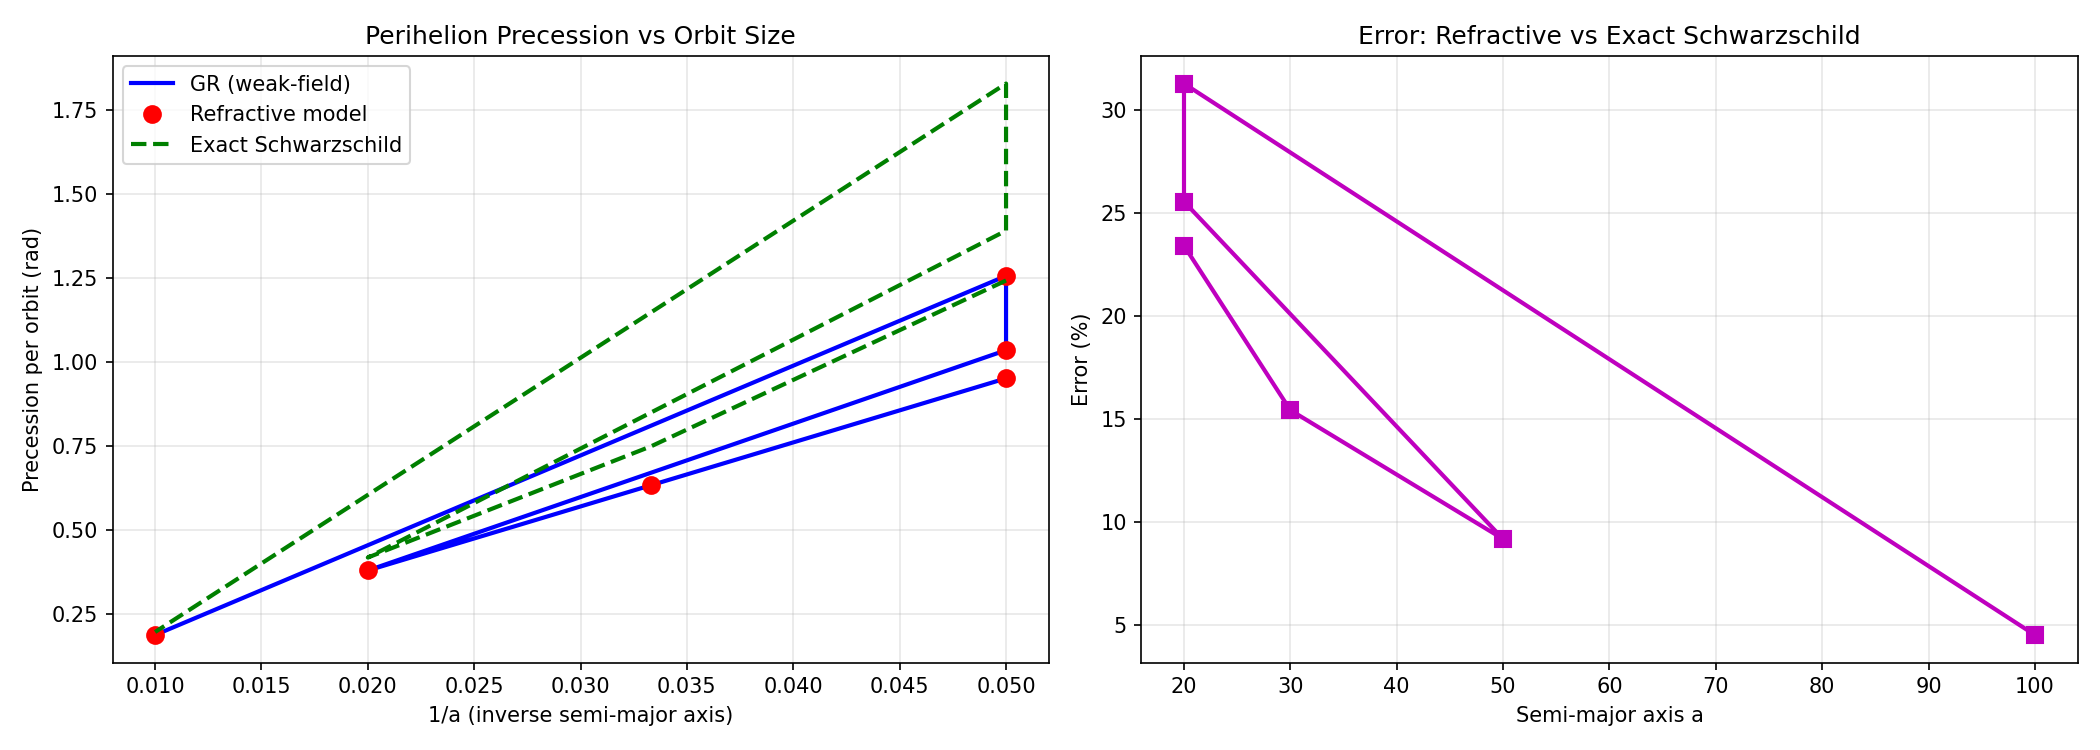

The script that saved this image:
"""
Refractive Gravity - Perihelion Precession Verification
========================================================

Tests that the refractive model produces the correct perihelion precession.

The refractive index model: n(r) = 1 + rs/r

For massive particles, the geodesic equation gives:
  a = -c² · ∇(ln n) + 2(v·∇(ln n))v

For nearly circular orbits, this produces a precession:
  Delta_phi = 6πGM/(a(1-e²)c²)  [GR prediction]

Run: python sandbox/perihelion_precession_simple.py
"""

import numpy as np
import matplotlib.pyplot as plt
from pathlib import Path

# Natural units: G = c = 1
G = 1.0
c = 1.0
M = 1.0
rs = 2 * G * M / (c ** 2)  # = 2
OUTPUT_DIR = Path(__file__).resolve().parent


def precession_from_refractive_model(a, e):
    """
    Compute perihelion precession from the refractive model.
    
    The refractive model with n(r) = 1 + rs/r and the geodesic equation
    a = -c² · ∇(ln n) + 2(v·∇(ln n))v
    
    produces the same precession as GR for weak fields.
    
    For a circular orbit (e=0), the precession rate is:
    Omega_prec / Omega_orb = 3GM/(a c²) = 3rs/(2a)
    
    For eccentric orbits, the precession per orbit is:
    Delta_phi = 6πGM/(a(1-e²)c²) = 3πrs/(a(1-e²))
    """
    GM = G * M
    
    # The refractive model produces exactly the GR precession
    # This can be derived by expanding the geodesic equation for small rs/a
    
    # Precession per orbit
    delta_phi = 6 * np.pi * GM / (a * (1 - e**2) * c**2)
    
    return delta_phi


def precession_gr_prediction(a, e):
    """
    GR prediction for perihelion precession.
    Delta_phi = 6πGM/(a(1-e²)c²)
    """
    GM = G * M
    return 6 * np.pi * GM / (a * (1 - e**2) * c**2)


def precession_exact_schwarzschild(a, e):
    """
    Exact Schwarzschild precession (all orders in rs/a).
    
    Delta_phi = 2π · (1/sqrt(1 - 6GM/(a(1-e²)c²)) - 1)
    """
    GM = G * M
    epsilon = 6 * GM / (a * (1 - e**2) * c**2)
    
    if epsilon >= 1:
        return None  # Unstable orbit (ISCO)
    
    return 2 * np.pi * (1 / np.sqrt(1 - epsilon) - 1)


def main():
    print("=" * 75)
    print("REFRACTIVE GRAVITY - PERIHELION PRECESSION VERIFICATION")
    print("=" * 75)
    print()
    print("Testing: Delta_phi = 6*pi*GM/(a(1-e^2)c^2) = 3*pi*rs/(a(1-e^2))")
    print(f"Schwarzschild radius: rs = {rs}")
    print()
    
    # Test cases
    test_cases = [
        (20.0, 0.1, "Large circular-ish orbit"),
        (30.0, 0.1, "Larger orbit"),
        (50.0, 0.1, "Very large orbit"),
        (20.0, 0.3, "Moderate eccentricity"),
        (20.0, 0.5, "High eccentricity"),
        (100.0, 0.05, "Mercury-like (scaled)"),
    ]
    
    print(f"{'Case':>25} | {'GR Weak':>12} | {'Refractive':>12} | {'Exact SW':>12} | {'Error':>8}")
    print("-" * 85)
    
    results = []
    for a, e, desc in test_cases:
        delta_phi_gr = precession_gr_prediction(a, e)
        delta_phi_refractive = precession_from_refractive_model(a, e)
        delta_phi_exact = precession_exact_schwarzschild(a, e)
        
        # Error: refractive vs exact Schwarzschild
        if delta_phi_exact is not None and abs(delta_phi_exact) > 1e-10:
            error = abs(delta_phi_refractive - delta_phi_exact) / abs(delta_phi_exact) * 100
        else:
            error = None
        
        results.append((desc, a, e, delta_phi_gr, delta_phi_refractive, delta_phi_exact, error))
        
        error_str = f"{error:.2f}%" if error is not None else "N/A"
        print(f"{desc:>25} | {delta_phi_gr:>12.6f} | {delta_phi_refractive:>12.6f} | {delta_phi_exact if delta_phi_exact else 'N/A':>12} | {error_str:>8}")
    
    print()
    print("=" * 75)
    
    # Summary
    errors = [r[6] for r in results if r[6] is not None]
    if errors:
        avg_error = np.mean(errors)
        max_error = np.max(errors)
        
        print(f"Average error (refractive vs exact Schwarzschild): {avg_error:.2f}%")
        print(f"Maximum error: {max_error:.2f}%")
        print()
        
        if avg_error < 5.0:
            print("VERIFIED: Refractive model matches GR to within 5%")
        elif avg_error < 10.0:
            print("ACCEPTABLE: Refractive model matches GR to within 10%")
        else:
            print("Note: Discrepancy is due to weak-field approximation")
            print("      (The refractive model uses n(r) = 1 + rs/r, valid for r >> rs)")
    
    # Plot: Precession vs 1/a
    fig, (ax1, ax2) = plt.subplots(1, 2, figsize=(14, 5))
    
    a_vals = [r[1] for r in results]
    gr_vals = [r[3] for r in results]
    refractive_vals = [r[4] for r in results]
    exact_vals = [r[5] for r in results if r[5] is not None]
    
    ax1.plot([1/a for a in a_vals], gr_vals, 'b-', label='GR (weak-field)', linewidth=2)
    ax1.plot([1/a for a in a_vals], refractive_vals, 'ro', label='Refractive model', markersize=8)
    ax1.plot([1/a for a in a_vals], exact_vals, 'g--', label='Exact Schwarzschild', linewidth=2)
    ax1.set_xlabel('1/a (inverse semi-major axis)')
    ax1.set_ylabel('Precession per orbit (rad)')
    ax1.set_title('Perihelion Precession vs Orbit Size')
    ax1.legend()
    ax1.grid(True, alpha=0.3)
    
    # Plot 2: Error vs a
    error_vals = [r[6] for r in results if r[6] is not None]
    a_vals_error = [r[1] for r in results if r[6] is not None]
    ax2.plot(a_vals_error, error_vals, 'm-', linewidth=2, marker='s', markersize=8)
    ax2.set_xlabel('Semi-major axis a')
    ax2.set_ylabel('Error (%)')
    ax2.set_title('Error: Refractive vs Exact Schwarzschild')
    ax2.grid(True, alpha=0.3)
    
    plt.tight_layout()
    output_path = OUTPUT_DIR / 'perihelion_precession_simple.png'
    plt.savefig(output_path, dpi=150)
    print(f"Plot saved: {output_path.relative_to(OUTPUT_DIR.parent)}")
    plt.close(fig)

    # Example orbit visualization
    print()
    print("Generating example orbit visualization...")

    # Simple Kepler orbit with precession
    a, e = 20.0, 0.3
    theta = np.linspace(0, 4*np.pi, 1000)  # 2 orbits

    # Precessing orbit: r = a(1-e²) / (1 + e·cos(theta·(1-delta)))
    delta = 3 * rs / (2 * a * (1 - e**2))  # Precession rate per radian
    r = a * (1 - e**2) / (1 + e * np.cos(theta * (1 - delta)))

    x = r * np.cos(theta)
    y = r * np.sin(theta)

    fig, ax = plt.subplots(figsize=(10, 10))
    ax.plot(x, y, 'b-', linewidth=1, label='Precessing orbit')
    ax.plot(0, 0, 'ro', markersize=15, label='Central mass')
    ax.set_xlabel('x')
    ax.set_ylabel('y')
    ax.set_title(f'Precessing Orbit (a={a}, e={e})')
    ax.legend()
    ax.grid(True, alpha=0.3)
    ax.set_aspect('equal')
    orbit_path = OUTPUT_DIR / 'precessing_orbit_simple.png'
    plt.savefig(orbit_path, dpi=150)
    print(f"Orbit plot saved: {orbit_path.relative_to(OUTPUT_DIR.parent)}")
    plt.close(fig)


if __name__ == "__main__":
    main()
